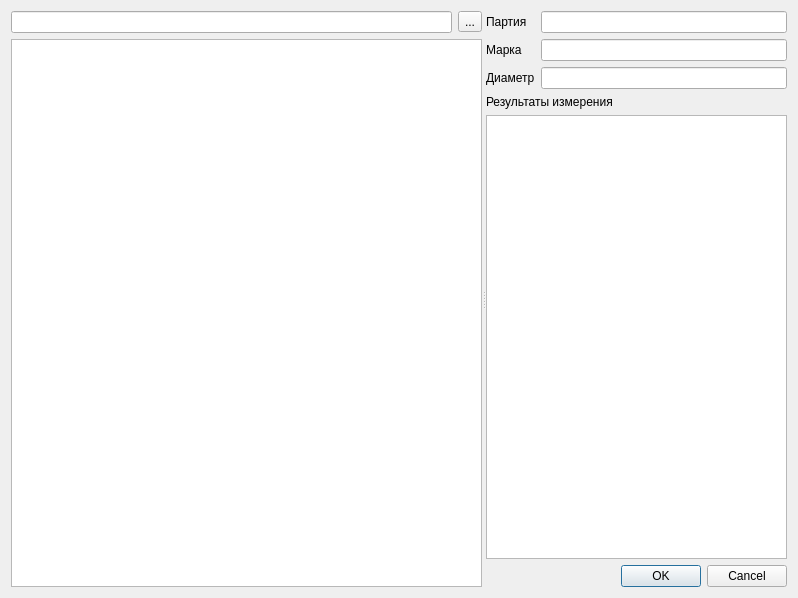
<?xml version="1.0" encoding="UTF-8"?>
<ui version="4.0">
 <class>DialogLoadChem</class>
 <widget class="QDialog" name="DialogLoadChem">
  <property name="geometry">
   <rect>
    <x>0</x>
    <y>0</y>
    <width>798</width>
    <height>598</height>
   </rect>
  </property>
  <property name="windowTitle">
   <string>Загрузить результат измерения</string>
  </property>
  <layout class="QVBoxLayout" name="verticalLayout_3">
   <item>
    <widget class="QSplitter" name="splitter">
     <property name="orientation">
      <enum>Qt::Horizontal</enum>
     </property>
     <widget class="QWidget" name="layoutWidget">
      <layout class="QVBoxLayout" name="verticalLayout_2">
       <item>
        <layout class="QHBoxLayout" name="horizontalLayout">
         <item>
          <widget class="QLineEdit" name="lineEditDir">
           <property name="readOnly">
            <bool>true</bool>
           </property>
          </widget>
         </item>
         <item>
          <widget class="QToolButton" name="toolButtonDir">
           <property name="text">
            <string>...</string>
           </property>
          </widget>
         </item>
        </layout>
       </item>
       <item>
        <widget class="QTableView" name="tableView">
         <property name="minimumSize">
          <size>
           <width>400</width>
           <height>0</height>
          </size>
         </property>
         <property name="selectionMode">
          <enum>QAbstractItemView::SingleSelection</enum>
         </property>
         <property name="selectionBehavior">
          <enum>QAbstractItemView::SelectRows</enum>
         </property>
         <attribute name="verticalHeaderVisible">
          <bool>false</bool>
         </attribute>
        </widget>
       </item>
      </layout>
     </widget>
     <widget class="QWidget" name="layoutWidget1">
      <layout class="QVBoxLayout" name="verticalLayout">
       <item>
        <layout class="QGridLayout" name="gridLayout">
         <item row="0" column="0">
          <widget class="QLabel" name="label">
           <property name="text">
            <string>Партия</string>
           </property>
          </widget>
         </item>
         <item row="0" column="1">
          <widget class="QLineEdit" name="lineEditParti">
           <property name="readOnly">
            <bool>true</bool>
           </property>
          </widget>
         </item>
         <item row="1" column="0">
          <widget class="QLabel" name="label_2">
           <property name="text">
            <string>Марка</string>
           </property>
          </widget>
         </item>
         <item row="1" column="1">
          <widget class="QLineEdit" name="lineEditMark">
           <property name="readOnly">
            <bool>true</bool>
           </property>
          </widget>
         </item>
         <item row="2" column="0">
          <widget class="QLabel" name="label_3">
           <property name="text">
            <string>Диаметр</string>
           </property>
          </widget>
         </item>
         <item row="2" column="1">
          <widget class="QLineEdit" name="lineEditDiam">
           <property name="readOnly">
            <bool>true</bool>
           </property>
          </widget>
         </item>
        </layout>
       </item>
       <item>
        <widget class="QLabel" name="label_4">
         <property name="text">
          <string>Результаты измерения</string>
         </property>
        </widget>
       </item>
       <item>
        <widget class="QTableWidget" name="tableWidgetResult">
         <property name="editTriggers">
          <set>QAbstractItemView::NoEditTriggers</set>
         </property>
         <attribute name="verticalHeaderVisible">
          <bool>false</bool>
         </attribute>
        </widget>
       </item>
       <item>
        <widget class="QDialogButtonBox" name="buttonBox">
         <property name="orientation">
          <enum>Qt::Horizontal</enum>
         </property>
         <property name="standardButtons">
          <set>QDialogButtonBox::Cancel|QDialogButtonBox::Ok</set>
         </property>
        </widget>
       </item>
      </layout>
     </widget>
    </widget>
   </item>
  </layout>
 </widget>
 <resources/>
 <connections>
  <connection>
   <sender>buttonBox</sender>
   <signal>accepted()</signal>
   <receiver>DialogLoadChem</receiver>
   <slot>accept()</slot>
   <hints>
    <hint type="sourcelabel">
     <x>248</x>
     <y>254</y>
    </hint>
    <hint type="destinationlabel">
     <x>157</x>
     <y>274</y>
    </hint>
   </hints>
  </connection>
  <connection>
   <sender>buttonBox</sender>
   <signal>rejected()</signal>
   <receiver>DialogLoadChem</receiver>
   <slot>reject()</slot>
   <hints>
    <hint type="sourcelabel">
     <x>316</x>
     <y>260</y>
    </hint>
    <hint type="destinationlabel">
     <x>286</x>
     <y>274</y>
    </hint>
   </hints>
  </connection>
 </connections>
</ui>
